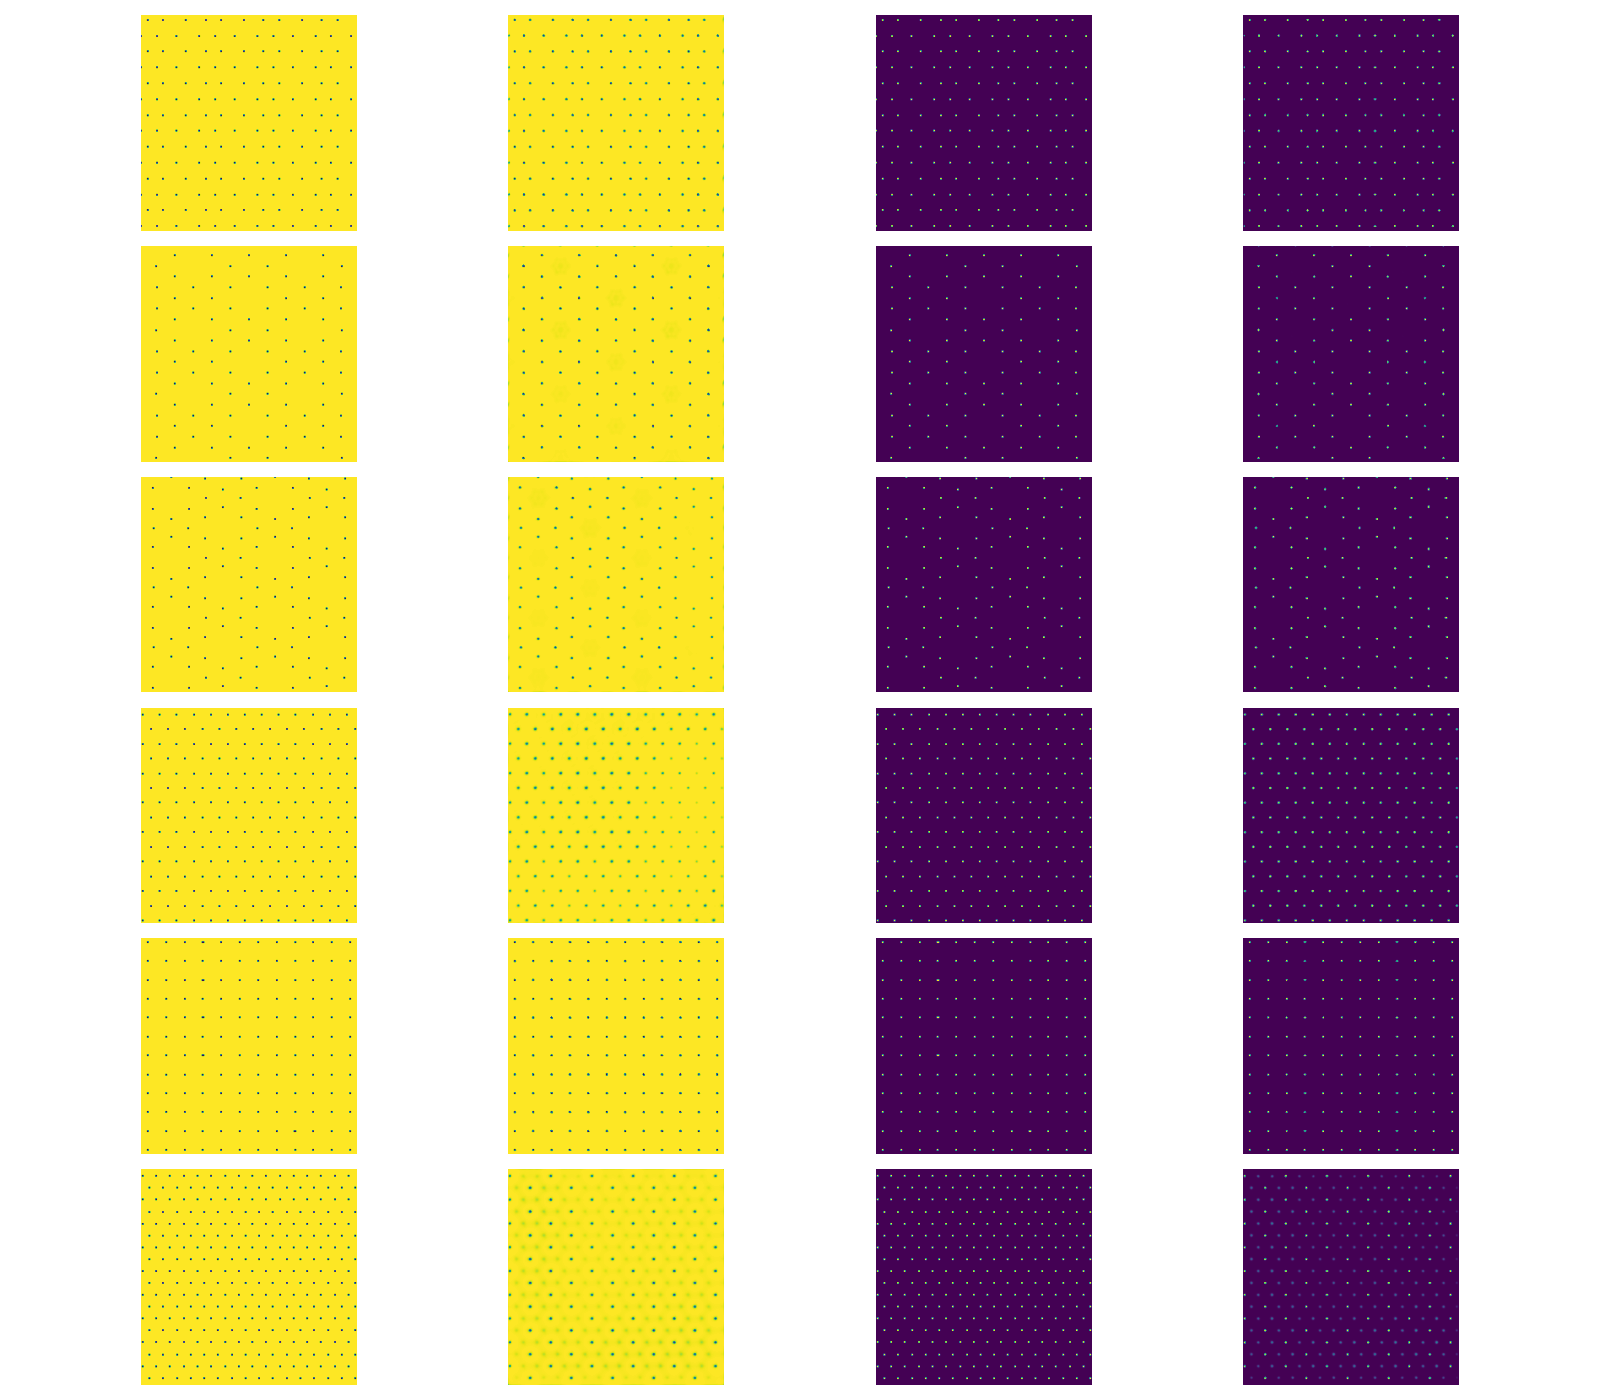

Write Python code to recreate this figure.
from atomvision.data.train import ResNetUNet
import torch
from jarvis.db.figshare import data
from torch.utils.data import DataLoader
from atomvision.data.stem import Jarvis2dSTEMDataset
import matplotlib.pyplot as plt
from matplotlib.gridspec import GridSpec

plt.switch_backend("agg")

num_class = 2
batch_size = 1
model = ResNetUNet(num_class)
device = "cpu"
if torch.cuda.is_available():
    device = torch.device("cuda")

model.load_state_dict(torch.load("checkpoint.pth", map_location=device))
model.eval()
model.to(device)
for bl in model.base_layers:
    for param in bl.parameters():
        param.requires_grad = False

my_data = data("dft_2d")[0:6]

test_set = Jarvis2dSTEMDataset(image_data=my_data)
test_loader = DataLoader(
    test_set, batch_size=batch_size, shuffle=True, num_workers=0
)

the_grid = GridSpec(len(my_data), 4)
plt.figure(figsize=(16, 14))
for ii, sample in enumerate(test_loader):
    inputs = sample["image"].to(
        device
    )  # .unsqueeze(1).repeat((1, 3, 1, 1), 1)
    inputs = inputs.unsqueeze(1).repeat(1, 3, 1, 1)
    labels = sample["label"].unsqueeze(1)
    labels = (
        (
            torch.cat((labels == 0, labels > 0), 1)
            .type(torch.float32)
            .to(device)
        )
        .cpu()
        .numpy()
    )
    pred = model(inputs)
    pred = torch.sigmoid(pred)
    pred = pred.data.cpu().numpy()
    print()
    print(
        pred[0][0].shape,
        pred[0][1].shape,
        labels[0][0].shape,
        labels[0][1].shape,
    )
    print("pred.shape", pred.shape)
    print("labels.shape", labels.shape)

    plt.subplot(the_grid[ii, 0])
    plt.imshow(labels[0][0])
    plt.axis("off")
    # plt.tight_layout()

    plt.subplot(the_grid[ii, 1])
    plt.imshow(pred[0][0])
    plt.axis("off")
    # plt.tight_layout()

    plt.subplot(the_grid[ii, 2])
    plt.imshow(labels[0][1])
    plt.axis("off")
    # plt.tight_layout()

    plt.subplot(the_grid[ii, 3])
    plt.imshow(pred[0][1])
    plt.axis("off")
    # plt.tight_layout()
plt.tight_layout()
plt.savefig("pred.png")
plt.close()
